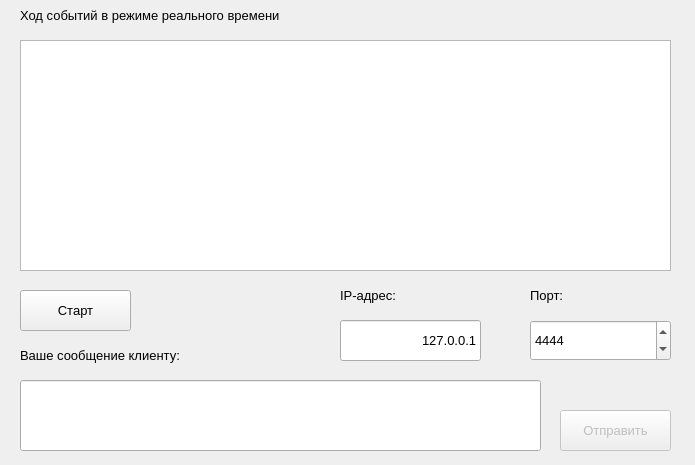
<?xml version="1.0" encoding="UTF-8"?>
<ui version="4.0">
 <class>Server</class>
 <widget class="QDialog" name="Server">
  <property name="geometry">
   <rect>
    <x>0</x>
    <y>0</y>
    <width>695</width>
    <height>465</height>
   </rect>
  </property>
  <property name="minimumSize">
   <size>
    <width>695</width>
    <height>465</height>
   </size>
  </property>
  <property name="maximumSize">
   <size>
    <width>695</width>
    <height>465</height>
   </size>
  </property>
  <property name="windowTitle">
   <string>Server</string>
  </property>
  <widget class="QTextEdit" name="textEdit">
   <property name="geometry">
    <rect>
     <x>20</x>
     <y>40</y>
     <width>651</width>
     <height>231</height>
    </rect>
   </property>
   <property name="font">
    <font>
     <pointsize>10</pointsize>
    </font>
   </property>
   <property name="readOnly">
    <bool>true</bool>
   </property>
  </widget>
  <widget class="QLabel" name="label_1">
   <property name="geometry">
    <rect>
     <x>20</x>
     <y>0</y>
     <width>331</width>
     <height>31</height>
    </rect>
   </property>
   <property name="font">
    <font>
     <pointsize>10</pointsize>
    </font>
   </property>
   <property name="text">
    <string>Ход событий в режиме реального времени</string>
   </property>
  </widget>
  <widget class="QPushButton" name="pushButton_1">
   <property name="geometry">
    <rect>
     <x>20</x>
     <y>290</y>
     <width>111</width>
     <height>41</height>
    </rect>
   </property>
   <property name="font">
    <font>
     <pointsize>10</pointsize>
    </font>
   </property>
   <property name="text">
    <string>Старт</string>
   </property>
  </widget>
  <widget class="QPushButton" name="pushButton_2">
   <property name="enabled">
    <bool>false</bool>
   </property>
   <property name="geometry">
    <rect>
     <x>560</x>
     <y>410</y>
     <width>111</width>
     <height>41</height>
    </rect>
   </property>
   <property name="font">
    <font>
     <pointsize>10</pointsize>
    </font>
   </property>
   <property name="text">
    <string>Отправить</string>
   </property>
   <property name="default">
    <bool>true</bool>
   </property>
  </widget>
  <widget class="QLabel" name="label_2">
   <property name="geometry">
    <rect>
     <x>20</x>
     <y>340</y>
     <width>331</width>
     <height>31</height>
    </rect>
   </property>
   <property name="font">
    <font>
     <pointsize>10</pointsize>
    </font>
   </property>
   <property name="text">
    <string>Ваше сообщение клиенту:</string>
   </property>
  </widget>
  <widget class="QLineEdit" name="lineEdit_1">
   <property name="geometry">
    <rect>
     <x>20</x>
     <y>380</y>
     <width>521</width>
     <height>71</height>
    </rect>
   </property>
   <property name="font">
    <font>
     <pointsize>10</pointsize>
    </font>
   </property>
   <property name="maxLength">
    <number>1000</number>
   </property>
   <property name="alignment">
    <set>Qt::AlignLeading|Qt::AlignLeft|Qt::AlignTop</set>
   </property>
   <property name="readOnly">
    <bool>true</bool>
   </property>
  </widget>
  <widget class="QLineEdit" name="lineEdit_2">
   <property name="geometry">
    <rect>
     <x>340</x>
     <y>320</y>
     <width>141</width>
     <height>41</height>
    </rect>
   </property>
   <property name="font">
    <font>
     <pointsize>10</pointsize>
    </font>
   </property>
   <property name="text">
    <string>127.0.0.1</string>
   </property>
   <property name="alignment">
    <set>Qt::AlignRight|Qt::AlignTrailing|Qt::AlignVCenter</set>
   </property>
  </widget>
  <widget class="QSpinBox" name="spinBox">
   <property name="geometry">
    <rect>
     <x>530</x>
     <y>320</y>
     <width>141</width>
     <height>41</height>
    </rect>
   </property>
   <property name="font">
    <font>
     <pointsize>10</pointsize>
    </font>
   </property>
   <property name="minimum">
    <number>1000</number>
   </property>
   <property name="maximum">
    <number>36000</number>
   </property>
   <property name="value">
    <number>4444</number>
   </property>
  </widget>
  <widget class="QLabel" name="label_3">
   <property name="geometry">
    <rect>
     <x>340</x>
     <y>280</y>
     <width>91</width>
     <height>31</height>
    </rect>
   </property>
   <property name="font">
    <font>
     <pointsize>10</pointsize>
    </font>
   </property>
   <property name="text">
    <string>IP-адрес:</string>
   </property>
  </widget>
  <widget class="QLabel" name="label_4">
   <property name="geometry">
    <rect>
     <x>530</x>
     <y>280</y>
     <width>91</width>
     <height>31</height>
    </rect>
   </property>
   <property name="font">
    <font>
     <pointsize>10</pointsize>
    </font>
   </property>
   <property name="text">
    <string>Порт:</string>
   </property>
  </widget>
 </widget>
 <layoutdefault spacing="6" margin="11"/>
 <resources/>
 <connections/>
</ui>
